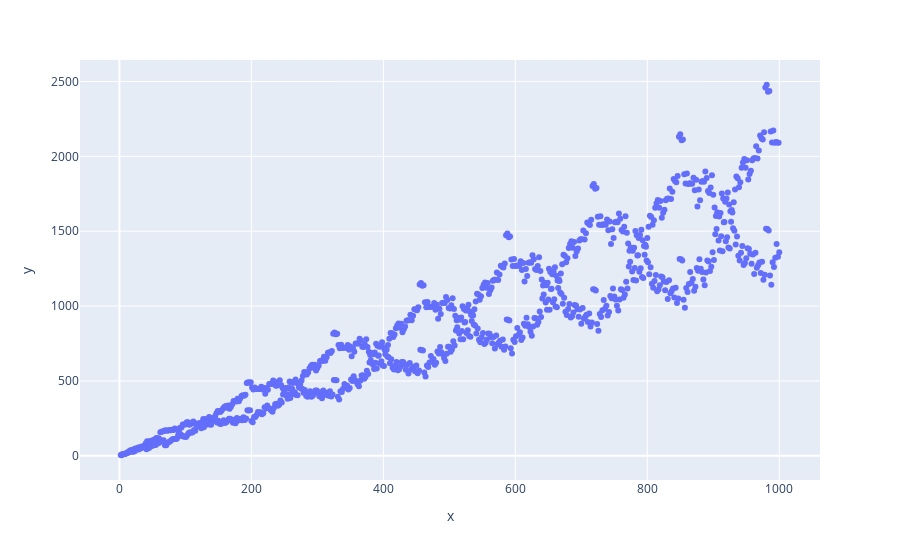

Notebook code for this chart:
### Code cell
X = np.array(list(data.values()), dtype=np.int64)
dX = np.diff(X)
ddX = np.diff(dX)
t = list(data.keys())
px.scatter(x=t[1:], y=dX)

### Figure 1 — Plotly figure (JSON) as saved in the notebook; plotly's stock layout.template omitted (floating-point values rounded to 4 significant figures; data arrays with more than 128 entries replaced by an {"elided": "..."} marker saying what was removed)
{"data": [{"hovertemplate": "x=%{x}<br>y=%{y}<extra></extra>", "legendgroup": "", "marker": {"color": "#636efa", "symbol": "circle"}, "mode": "markers", "name": "", "orientation": "v", "showlegend": false, "type": "scatter", "x": {"elided": "999 int values"}, "xaxis": "x", "y": {"elided": "999 int values"}, "yaxis": "y"}], "layout": {"legend": {"tracegroupgap": 0}, "margin": {"t": 60}, "xaxis": {"anchor": "y", "domain": [0, 1], "title": {"text": "x"}}, "yaxis": {"anchor": "x", "domain": [0, 1], "title": {"text": "y"}}}}
